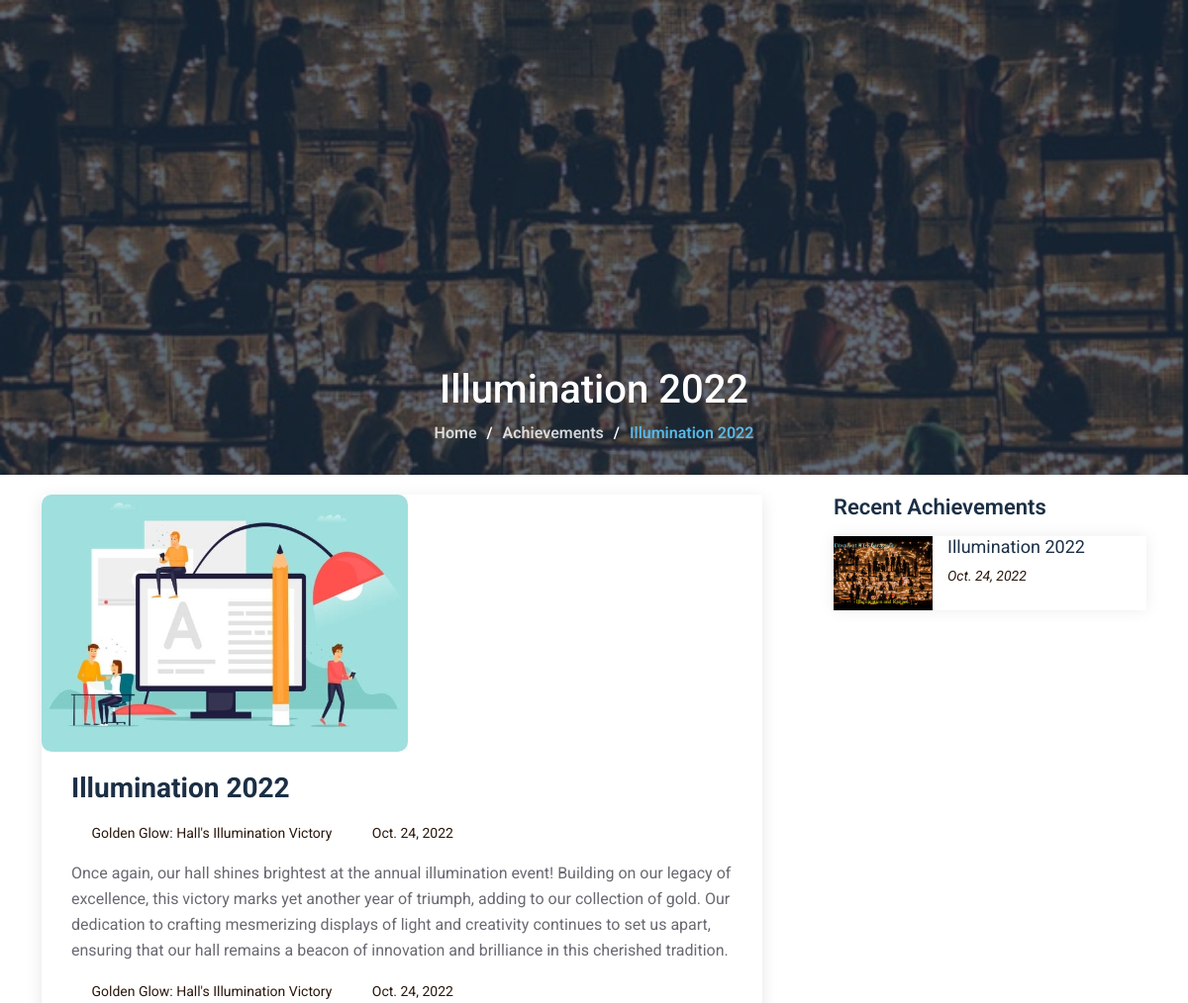
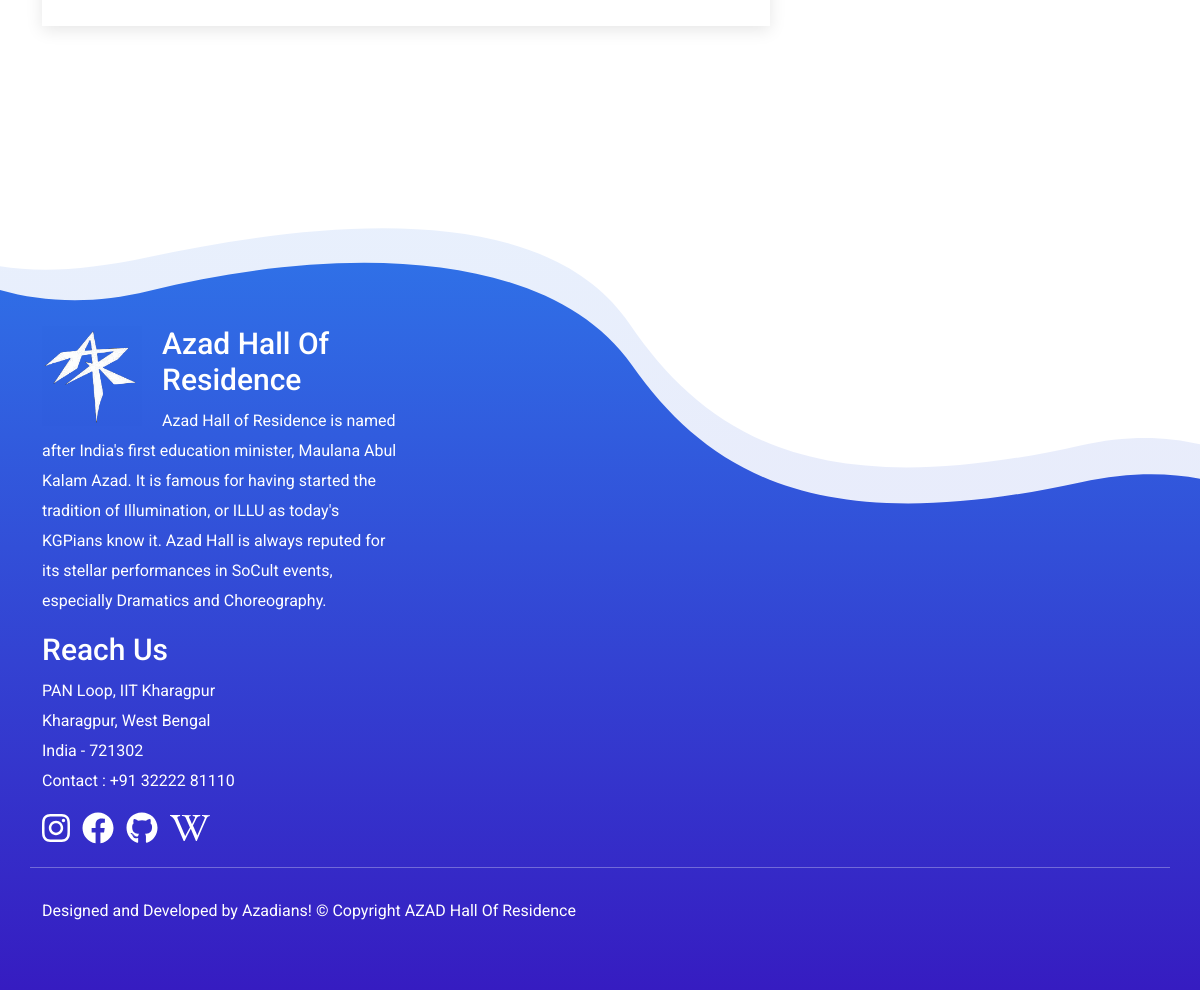
/achievement/2, run on the app's committed database (2 pictures, top to bottom).
### azad/models.py (models this page shows, shortened)
class Achievements(models.Model):
    title = models.CharField(max_length=250)
    subtitle = models.CharField(max_length=250)
    description = models.TextField()
    image = models.ImageField(upload_to='media/', default='static/images/logo/logo.svg')
    date = models.DateTimeField(default=datetime.now(), blank=True)

### azad/views.py (the view)
# urls.py: path('achievement/<int:achievementid>', views.achievement, name='achievement'),
def achievement(request, achievementid):
    achievement = Achievements.objects.filter(id=achievementid)
    achievements = Achievements.objects.all()
    return render(request, 'achievement.html', {'achievement': achievement[0], "achievements": achievements})

### azad/templates/achievement.html (shortened to what this page needs)
{% extends 'base.html' %}
{% load static %}
{% block content %}
<head>
  <link href="{% static 'assets/vendor/bootstrap/css/bootstrap.min.css' %}" rel="stylesheet">
  <link href="{% static 'assets/vendor/bootstrap-icons/bootstrap-icons.css' %}" rel="stylesheet">
  <link href="{% static 'assets/vendor/aos/aos.css' %}" rel="stylesheet">
  <link href="{% static 'assets/vendor/glightbox/css/glightbox.min.css' %}" rel="stylesheet">
  <link href="{% static 'assets/vendor/swiper/swiper-bundle.min.css' %}" rel="stylesheet">
  <link href="{% static 'assets/vendor/remixicon/remixicon.css' %}" rel="stylesheet">
  <link href="{% static 'assets/css/event.css' %}" rel="stylesheet">
</head>
<body class="page-blog">
  <main id="main">
    <div class="breadcrumbs d-flex align-items-center" style="background-image: url('{{ achievement.image.url }}');">
      <div class="container position-relative d-flex flex-column align-items-center">
        <h2 style="font-size: 40px;">{{ achievement.title }}</h2>
        <ol>
          <li><a href="{% url 'index' %}">Home</a></li>
          <li><a href="{% url 'achievements' %}">Achievements</a></li>
          <li>{{ achievement.title }}</li>
        </ol>
      </div>
    </div>
    <section id="blog" class="blog">
      <div class="container" data-aos="fade-up">
        <div class="row g-5">
          <div class="col-lg-8" data-aos="fade-up" data-aos-delay="200">
            <article class="blog-details">
              <div class="post-img">
                <img src="{% static 'assets/img/blog/blog-1.jpg" alt="" class="img-fluid">
              </div>
              <h2 class="title">{{ achievement.title }}</h2>
              <div class="meta-top">
                <ul>
                  <li class="d-flex align-items-center"><i class="bi bi-person"></i> <a href="{% url 'achievement' achievementid=achievement.id %}" >{{ achievement.subtitle }}</a></li>
                  <li class="d-flex align-items-center"><i class="bi bi-clock"></i> <a href="{% url 'achievement' achievementid=achievement.id %}"><time
                        datetime="2020-01-01">{{ achievement.date.date }}</time></a></li>
                </ul>
              </div>
              <div class="content">
                <p>
                  {{ achievement.description }}
                </p>
              </div>
              <div class="meta-top">
                <ul>
                  <li class="d-flex align-items-center"><i class="bi bi-person"></i> <a href="{% url 'achievement' achievementid=achievement.id %}" >{{ achievement.subtitle }}</a></li>
                  <li class="d-flex align-items-center"><i class="bi bi-clock"></i> <a href="{% url 'achievement' achievementid=achievement.id %}" ><time
                        datetime="2020-01-01">{{ achievement.date.date }}</time></a></li>
                </ul>
              </div>
            </article>
          </div>
          <div class="col-lg-4" data-aos="fade-up" data-aos-delay="400">
            <div class="sidebar ps-lg-4">
              <div class="sidebar-item recent-posts">
                <h3 class="sidebar-title" style="font-weight: 600;">Recent Achievements</h3>
                <div class="mt-3">
                  {% for achievement in achievements|slice:"0:5" %}
                  <div class="post-item mt-3">
                    <img src="{{ achievement.image.url }}" alt="" class="flex-shrink-0"
                      style="width: 100px;height: 75px;object-fit: cover;">
                    <div>
                      <h4><a href="{% url 'achievement' achievementid=achievement.id %}">{{ achievement.title }}</a></h4>
                      <time datetime="2020-01-01">{{ achievement.date.date }}</time>
                    </div>
                  </div>
                  {% endfor %}
                </div>
              </div>
            </div>
          </div>
        </div>
      </div>
    </section>
  </main>
</body>
{% endblock %}

### azad/static/css/style1.css (style rules this page uses)
body { font-family: "Lato", sans-serif; font-weight: normal; font-style: normal; color: #6A6972; overflow-x: hidden; }
.title { font-family: 'Ubuntu', sans-serif; }
* { margin: 0; padding: 0; -webkit-box-sizing: border-box; box-sizing: border-box; }
img { max-width: 100%; }
a, button, input, textarea { -webkit-transition: all 0.3s ease-out 0s; transition: all 0.3s ease-out 0s; }
a, a:focus, input:focus, textarea:focus, button:focus, .navbar-toggler:focus { text-decoration: none; outline: none; -webkit-box-shadow: none; box-shadow: none; }
i, span, a { display: inline-block; }
audio, canvas, iframe, img, svg, video { vertical-align: middle; }
h1, h2, h3, h4, h5, h6 { font-family: "Poppins", sans-serif; font-weight: 700; color: #2E2E2E; margin: 0px; }
h2 { font-size: 36px; }
h3 { font-size: 28px; }
h4 { font-size: 22px; }
ul, ol { margin: 0px; padding: 0px; list-style-type: none; }
p { font-size: 16px; font-weight: 400; line-height: 26px; color: #6A6972; margin: 0px; }

### azad/static/blogs/css/style.css (style rules this page uses)
:root { --blue: #007bff; --indigo: #6610f2; --purple: #6f42c1; --pink: #e83e8c; --red: #dc3545; --orange: #fd7e14; --yellow: #ffc107; --green: #28a745; --teal: #20c997; --cyan: #17a2b8; --white: #fff; --gray: #6c757d; --gray-dark: #343a40; --primary: #007bff; --secondary: #6c757d; --success: #28a745; --info: #17a2b8; --warning: #ffc107; --danger: #dc3545; --light: #f8f9fa; --dark: #343a40; --breakpoint-xs: 0; --breakpoint-sm: 576px; --breakpoint-md: 768px; --breakpoint-lg: 992px; --breakpoint-xl: 1200px; --font-family-sans-serif: -apple-system, BlinkMacSystemFont, "Segoe UI", Roboto, "Helvetica Neue", Arial, "Noto Sans", sans-serif, "Apple Color Emoji", "Segoe UI Emoji", "Segoe UI Symbol", "Noto Color Emoji"; --font-family-monospace: SFMono-Regular, Menlo, Monaco, Consolas, "Liberation Mono", "Courier New", monospace; }
*, *::before, *::after { -webkit-box-sizing: border-box; box-sizing: border-box; }
html { font-family: sans-serif; line-height: 1.15; -webkit-text-size-adjust: 100%; -webkit-tap-highlight-color: rgba(0, 0, 0, 0); }
figcaption, figure, footer, header, main, nav, section { display: block; }
body { margin: 0; font-family: -apple-system, BlinkMacSystemFont, "Segoe UI", Roboto, "Helvetica Neue", Arial, "Noto Sans", sans-serif, "Apple Color Emoji", "Segoe UI Emoji", "Segoe UI Symbol", "Noto Color Emoji"; font-size: 1rem; font-weight: 400; line-height: 1.5; color: #212529; text-align: left; background-color: #fff; }
h1, h2, h3 { margin-top: 0; margin-bottom: 0.5rem; }
p { margin-top: 0; margin-bottom: 1rem; }
ul { margin-top: 0; margin-bottom: 1rem; }
a { color: #007bff; text-decoration: none; background-color: transparent; }
img { vertical-align: middle; border-style: none; }
h1, h2, h3, .h1, .h2, .h3 { margin-bottom: 0.5rem; font-family: inherit; font-weight: 500; line-height: 1.2; color: inherit; }
h2, .h2 { font-size: 2rem; }
h3, .h3 { font-size: 1.75rem; }
.img-fluid { max-width: 100%; height: auto; }
.container { width: 100%; padding-right: 15px; padding-left: 15px; margin-right: auto; margin-left: auto; }
@media (min-width: 576px) { .container { max-width: 540px; } }
@media (min-width: 768px) { .container { max-width: 720px; } }
@media (min-width: 992px) { .container { max-width: 960px; } }
@media (min-width: 1200px) { .container { max-width: 1140px; } }
.row { display: -webkit-box; display: -ms-flexbox; display: flex; -ms-flex-wrap: wrap; flex-wrap: wrap; margin-right: -15px; margin-left: -15px; }
.col, .col-sm-6, .col-md-3, .col-md-4, .col-md-6, .col-md-7, .col-md-8, .col-md-9, .col-md-12, .col-md, .col-lg-3, .col-lg-4, .col-lg-6, .col-lg-8, .col-lg-9, .col-lg-12 { position: relative; padding-right: 15px; padding-left: 15px; }
@media (min-width: 992px) { .col-lg-8 { -webkit-box-flex: 0; -ms-flex: 0 0 66.66667%; flex: 0 0 66.66667%; max-width: 66.66667%; } }
.d-flex { display: -webkit-box !important; display: -ms-flexbox !important; display: flex !important; }
.align-items-center { -webkit-box-align: center !important; -ms-flex-align: center !important; align-items: center !important; }
body { font-family: "Poppins", Arial, sans-serif; background: #fff; font-size: 16px; line-height: 1.8; font-weight: 400; color: #999999; }
a { -webkit-transition: .3s all ease; -o-transition: .3s all ease; transition: .3s all ease; color: #fd5f00; }
h1, h2, h3, .h1, .h2, .h3 { line-height: 1.5; color: rgba(0, 0, 0, 0.8); font-weight: 400; font-family: "Playfair Display", serif; }
.container { max-width: 1200px; }

### data on the page
Achievements: image (picture), title "Illumination 2022", subtitle "Golden Glow: Hall's Illumination Victory", date "Oct. 24, 2022", description "Once again, our hall shines brightest at the annual illumination event! Building on our legacy of excellence, this victory marks yet another year of triumph, adding to our collection of gold. Our dedication to crafting mesmerizing displays of light and creativity continues to set us apart, ensuring that our hall remains a beacon of innovation and brilliance in this cherished tradition."
